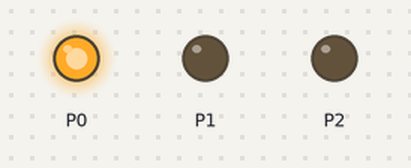
The program below on a simulated BBC micro:bit (MakeCode). Parts: output pins drawn as LEDs (lit = HIGH).

Above: at 0.5 s.
At 4.7 s:
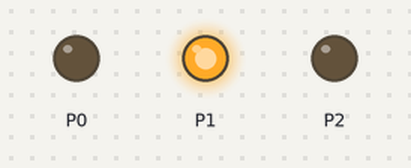
At 8.7 s:
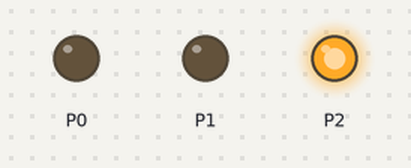
At 16.7 s:
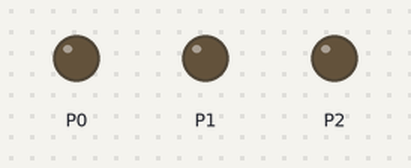
Timing chart, 0 to 17.6 s (numbered marks = the images above):
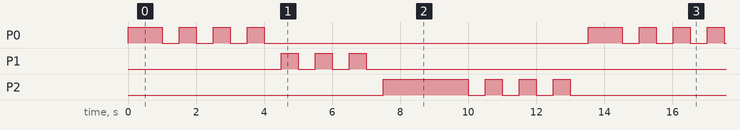

The program:

main.ts
```typescript
basic.forever(function () {
    pins.digitalWritePin(DigitalPin.P0, 1)
    basic.pause(500)
    for (let index = 0; index < 4; index++) {
        pins.digitalWritePin(DigitalPin.P0, 1)
        basic.pause(500)
        pins.digitalWritePin(DigitalPin.P0, 0)
        basic.pause(500)
    }
    for (let index = 0; index < 3; index++) {
        pins.digitalWritePin(DigitalPin.P1, 1)
        basic.pause(500)
        pins.digitalWritePin(DigitalPin.P1, 0)
        basic.pause(500)
    }
    pins.digitalWritePin(DigitalPin.P2, 1)
    basic.pause(2000)
    for (let index = 0; index < 4; index++) {
        pins.digitalWritePin(DigitalPin.P2, 1)
        basic.pause(500)
        pins.digitalWritePin(DigitalPin.P2, 0)
        basic.pause(500)
    }
})
```

test.ts
```typescript
// テストはここに来ます。このパッケージが拡張機能として使用されるときにはコンパイルされません。
```

Measured:
- by itself, P0: repeats every 13.5 s: 3 × (LOW 0.50 s, HIGH 0.50 s), LOW 9.5 s, HIGH 1.0 s
- by itself, P1: repeats every 13.5 s: 2 × (LOW 0.50 s, HIGH 0.50 s), LOW 11.0 s, HIGH 0.50 s
- by itself, P2: repeats every 13.5 s: 3 × (LOW 0.50 s, HIGH 0.50 s), LOW 8.0 s, HIGH 2.5 s
